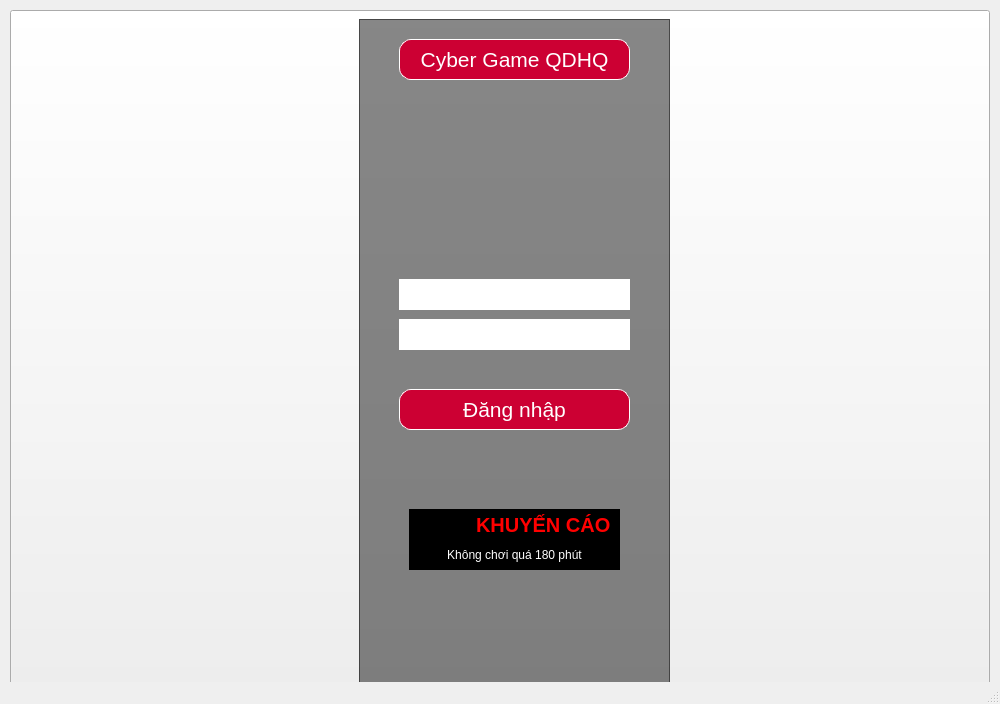
<?xml version="1.0" encoding="UTF-8"?>
<ui version="4.0">
 <class>MainWindow</class>
 <widget class="QMainWindow" name="MainWindow">
  <property name="geometry">
   <rect>
    <x>0</x>
    <y>0</y>
    <width>1000</width>
    <height>704</height>
   </rect>
  </property>
  <property name="windowTitle">
   <string>MainWindow</string>
  </property>
  <widget class="QWidget" name="centralwidget">
   <widget class="QPushButton" name="pushButton">
    <property name="geometry">
     <rect>
      <x>10</x>
      <y>10</y>
      <width>980</width>
      <height>700</height>
     </rect>
    </property>
    <property name="text">
     <string/>
    </property>
    <property name="icon">
     <iconset>
      <normaloff>../Icon &amp; image/Đăng nhập.png</normaloff>../Icon &amp; image/Đăng nhập.png</iconset>
    </property>
    <property name="iconSize">
     <size>
      <width>1098</width>
      <height>1100</height>
     </size>
    </property>
   </widget>
   <widget class="QFrame" name="frame">
    <property name="geometry">
     <rect>
      <x>359</x>
      <y>19</y>
      <width>311</width>
      <height>681</height>
     </rect>
    </property>
    <property name="styleSheet">
     <string notr="true">background-color: rgba(0, 0, 0, 120);

</string>
    </property>
    <property name="frameShape">
     <enum>QFrame::StyledPanel</enum>
    </property>
    <property name="frameShadow">
     <enum>QFrame::Raised</enum>
    </property>
    <widget class="QPushButton" name="pushButton_2">
     <property name="geometry">
      <rect>
       <x>40</x>
       <y>260</y>
       <width>31</width>
       <height>31</height>
      </rect>
     </property>
     <property name="styleSheet">
      <string notr="true">background-color:white;
border: 1px solid white;
color:white;</string>
     </property>
     <property name="text">
      <string/>
     </property>
     <property name="icon">
      <iconset>
       <normaloff>../Icon &amp; image/352000_account_box_icon.ico</normaloff>../Icon &amp; image/352000_account_box_icon.ico</iconset>
     </property>
     <property name="iconSize">
      <size>
       <width>40</width>
       <height>39</height>
      </size>
     </property>
    </widget>
    <widget class="QPushButton" name="pushButton_3">
     <property name="geometry">
      <rect>
       <x>40</x>
       <y>300</y>
       <width>31</width>
       <height>31</height>
      </rect>
     </property>
     <property name="styleSheet">
      <string notr="true">background-color:white;
border: 1px solid white;
color:white;</string>
     </property>
     <property name="text">
      <string/>
     </property>
     <property name="icon">
      <iconset>
       <normaloff>../Icon &amp; image/3592656_lock_locked_padlock_password_privacy_icon.ico</normaloff>../Icon &amp; image/3592656_lock_locked_padlock_password_privacy_icon.ico</iconset>
     </property>
     <property name="iconSize">
      <size>
       <width>30</width>
       <height>29</height>
      </size>
     </property>
    </widget>
    <widget class="QLabel" name="label_6">
     <property name="geometry">
      <rect>
       <x>50</x>
       <y>520</y>
       <width>211</width>
       <height>31</height>
      </rect>
     </property>
     <property name="styleSheet">
      <string notr="true">Background-color: black;color:white;</string>
     </property>
     <property name="text">
      <string>Không chơi quá 180 phút</string>
     </property>
     <property name="alignment">
      <set>Qt::AlignCenter</set>
     </property>
    </widget>
    <widget class="QLineEdit" name="txt_ten_tk">
     <property name="geometry">
      <rect>
       <x>70</x>
       <y>260</y>
       <width>201</width>
       <height>31</height>
      </rect>
     </property>
     <property name="styleSheet">
      <string notr="true">background-color:#fff;
border: 1px solid white;
color:black;</string>
     </property>
    </widget>
    <widget class="QLineEdit" name="txt_mat_khau">
     <property name="geometry">
      <rect>
       <x>70</x>
       <y>300</y>
       <width>171</width>
       <height>31</height>
      </rect>
     </property>
     <property name="styleSheet">
      <string notr="true">background-color:#fff;
border: 1px solid white;
color:black;
border-right:none;</string>
     </property>
     <property name="echoMode">
      <enum>QLineEdit::Password</enum>
     </property>
    </widget>
    <widget class="QLabel" name="label_5">
     <property name="geometry">
      <rect>
       <x>110</x>
       <y>490</y>
       <width>151</width>
       <height>31</height>
      </rect>
     </property>
     <property name="font">
      <font>
       <pointsize>15</pointsize>
       <weight>75</weight>
       <bold>true</bold>
      </font>
     </property>
     <property name="styleSheet">
      <string notr="true">Background-color: black;color:red;
padding-left:2px;</string>
     </property>
     <property name="text">
      <string>KHUYẾN CÁO</string>
     </property>
     <property name="alignment">
      <set>Qt::AlignLeading|Qt::AlignLeft|Qt::AlignVCenter</set>
     </property>
    </widget>
    <widget class="QPushButton" name="btn_dangnhap">
     <property name="geometry">
      <rect>
       <x>40</x>
       <y>370</y>
       <width>231</width>
       <height>41</height>
      </rect>
     </property>
     <property name="font">
      <font>
       <pointsize>16</pointsize>
      </font>
     </property>
     <property name="styleSheet">
      <string notr="true">background-color:#CC0033;
border: 1px solid white;
border-radius: 12px;
color:white;</string>
     </property>
     <property name="text">
      <string>Đăng nhập</string>
     </property>
    </widget>
    <widget class="QPushButton" name="btn_hien_thi_mk">
     <property name="geometry">
      <rect>
       <x>240</x>
       <y>300</y>
       <width>31</width>
       <height>31</height>
      </rect>
     </property>
     <property name="styleSheet">
      <string notr="true">background-color:#fff;
border: 1px solid white;
color:white;
border-left:none;</string>
     </property>
     <property name="text">
      <string/>
     </property>
     <property name="icon">
      <iconset>
       <normaloff>../Icon &amp; image/7787574_blind_eye_view_vision_magnifier_icon.ico</normaloff>../Icon &amp; image/7787574_blind_eye_view_vision_magnifier_icon.ico</iconset>
     </property>
     <property name="iconSize">
      <size>
       <width>25</width>
       <height>25</height>
      </size>
     </property>
    </widget>
    <widget class="QLabel" name="label_7">
     <property name="geometry">
      <rect>
       <x>50</x>
       <y>490</y>
       <width>61</width>
       <height>31</height>
      </rect>
     </property>
     <property name="font">
      <font>
       <pointsize>15</pointsize>
       <weight>75</weight>
       <bold>true</bold>
      </font>
     </property>
     <property name="styleSheet">
      <string notr="true">Background-color: black;color:red;</string>
     </property>
     <property name="text">
      <string/>
     </property>
     <property name="pixmap">
      <pixmap>../Icon &amp; image/299051_ban_sign_icon.png</pixmap>
     </property>
     <property name="alignment">
      <set>Qt::AlignRight|Qt::AlignTrailing|Qt::AlignVCenter</set>
     </property>
    </widget>
    <widget class="QPushButton" name="btn_chuyen">
     <property name="geometry">
      <rect>
       <x>40</x>
       <y>20</y>
       <width>231</width>
       <height>41</height>
      </rect>
     </property>
     <property name="font">
      <font>
       <pointsize>16</pointsize>
      </font>
     </property>
     <property name="styleSheet">
      <string notr="true">background-color:#CC0033;
border: 1px solid white;
border-radius: 12px;
color:white;</string>
     </property>
     <property name="text">
      <string>Cyber Game QDHQ</string>
     </property>
    </widget>
   </widget>
  </widget>
  <widget class="QMenuBar" name="menubar">
   <property name="geometry">
    <rect>
     <x>0</x>
     <y>0</y>
     <width>1000</width>
     <height>24</height>
    </rect>
   </property>
  </widget>
  <widget class="QStatusBar" name="statusbar"/>
 </widget>
 <resources/>
 <connections/>
</ui>
